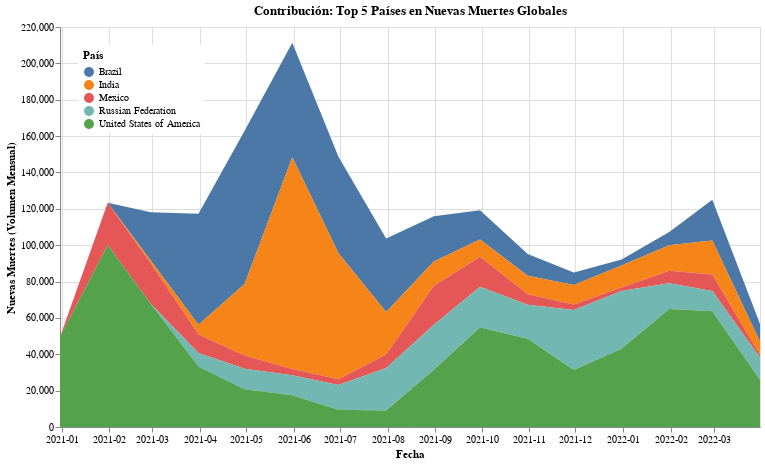

Here is the notebook cell this chart was saved with:
### Code cell
# 1. PREPARACIÓN DE DATOS
# Aseguramos formato de fecha
df['date'] = pd.to_datetime(df['date'])

# Identificamos el Top 5 países por muertes totales (suma de todo el periodo)
top_5_countries = df.groupby('country')['New_deaths'].sum().nlargest(5).index.tolist()
df_top5 = df[df['country'].isin(top_5_countries)]

# Agrupamos por mes y país (Pre-cálculo para optimizar el gráfico)
df_stacked = df_top5.set_index('date').groupby('country').resample('ME').agg({
    'New_deaths': 'sum' # Sumamos las muertes de cada mes
}).reset_index()

# 2. CREACIÓN DEL GRÁFICO
stacked_area = alt.Chart(df_stacked).mark_area().encode(
    x=alt.X('date:T', title='Fecha', axis=alt.Axis(format='%Y-%m')),
    y=alt.Y('New_deaths:Q', title='Nuevas Muertes (Volumen Mensual)'), 
    color=alt.Color('country:N', 
                    title='País',
                    # Mantenemos tu preferencia de leyenda
                    legend=alt.Legend(orient='top-left', # La moví arriba izq para que no tape el área final
                                      fillColor='white', 
                                      padding=5, 
                                      columns=1)), 
    tooltip=[
        alt.Tooltip('country', title='País'),
        alt.Tooltip('date', title='Fecha', format='%Y-%m'),
        alt.Tooltip('New_deaths', title='Muertes Mensuales', format=',')
    ]
).properties(
    title='Contribución: Top 5 Países en Nuevas Muertes Globales',
    width=700,
    height=400
)

display(stacked_area)

### Figure 1 — Vega-Lite specification as saved in the notebook (floating-point values rounded to 4 significant figures)
{"config": {"view": {"continuousWidth": 300, "continuousHeight": 300}}, "data": {"name": "data-63eeb47749515cce85e5c2b65c54e822"}, "mark": {"type": "area"}, "encoding": {"color": {"field": "country", "legend": {"columns": 1, "fillColor": "white", "orient": "top-left", "padding": 5}, "title": "País", "type": "nominal"}, "tooltip": [{"field": "country", "title": "País", "type": "nominal"}, {"field": "date", "format": "%Y-%m", "title": "Fecha", "type": "temporal"}, {"field": "New_deaths", "format": ",", "title": "Muertes Mensuales", "type": "quantitative"}], "x": {"axis": {"format": "%Y-%m"}, "field": "date", "title": "Fecha", "type": "temporal"}, "y": {"field": "New_deaths", "title": "Nuevas Muertes (Volumen Mensual)", "type": "quantitative"}}, "height": 400, "title": "Contribución: Top 5 Países en Nuevas Muertes Globales", "width": 700, "$schema": "https://vega.github.io/schema/vega-lite/v6.1.0.json", "datasets": {"data-63eeb47749515cce85e5c2b65c54e822": [{"country": "Brazil", "date": "2021-02-28T00:00:00", "New_deaths": 26526}, {"country": "Brazil", "date": "2021-03-31T00:00:00", "New_deaths": 61031}, {"country": "Brazil", "date": "2021-04-30T00:00:00", "New_deaths": 84319}, {"country": "Brazil", "date": "2021-05-31T00:00:00", "New_deaths": 62872}, {"country": "Brazil", "date": "2021-06-30T00:00:00", "New_deaths": 53035}, {"country": "Brazil", "date": "2021-07-31T00:00:00", "New_deaths": 40405}, {"country": "Brazil", "date": "2021-08-31T00:00:00", "New_deaths": 24811}, {"country": "Brazil", "date": "2021-09-30T00:00:00", "New_deaths": 16138}, {"country": "Brazil", "date": "2021-10-31T00:00:00", "New_deaths": 12016}, {"country": "Brazil", "date": "2021-11-30T00:00:00", "New_deaths": 6816}, {"country": "Brazil", "date": "2021-12-31T00:00:00", "New_deaths": 3294}, {"country": "Brazil", "date": "2022-01-31T00:00:00", "New_deaths": 7275}, {"country": "Brazil", "date": "2022-02-28T00:00:00", "New_deaths": 22389}, {"country": "Brazil", "date": "2022-03-31T00:00:00", "New_deaths": 9767}, {"country": "India", "date": "2021-02-28T00:00:00", "New_deaths": 1512}, {"country": "India", "date": "2021-03-31T00:00:00", "New_deaths": 5417}, {"country": "India", "date": "2021-04-30T00:00:00", "New_deaths": 39214}, {"country": "India", "date": "2021-05-31T00:00:00", "New_deaths": 116561}, {"country": "India", "date": "2021-06-30T00:00:00", "New_deaths": 69354}, {"country": "India", "date": "2021-07-31T00:00:00", "New_deaths": 23334}, {"country": "India", "date": "2021-08-31T00:00:00", "New_deaths": 13345}, {"country": "India", "date": "2021-09-30T00:00:00", "New_deaths": 9502}, {"country": "India", "date": "2021-10-31T00:00:00", "New_deaths": 10124}, {"country": "India", "date": "2021-11-30T00:00:00", "New_deaths": 10794}, {"country": "India", "date": "2021-12-31T00:00:00", "New_deaths": 12100}, {"country": "India", "date": "2022-01-31T00:00:00", "New_deaths": 13970}, {"country": "India", "date": "2022-02-28T00:00:00", "New_deaths": 18793}, {"country": "India", "date": "2022-03-31T00:00:00", "New_deaths": 7227}, {"country": "Mexico", "date": "2021-01-31T00:00:00", "New_deaths": 23178}, {"country": "Mexico", "date": "2021-02-28T00:00:00", "New_deaths": 22168}, {"country": "Mexico", "date": "2021-03-31T00:00:00", "New_deaths": 10165}, {"country": "Mexico", "date": "2021-04-30T00:00:00", "New_deaths": 7346}, {"country": "Mexico", "date": "2021-05-31T00:00:00", "New_deaths": 3362}, {"country": "Mexico", "date": "2021-06-30T00:00:00", "New_deaths": 3091}, {"country": "Mexico", "date": "2021-07-31T00:00:00", "New_deaths": 7529}, {"country": "Mexico", "date": "2021-08-31T00:00:00", "New_deaths": 21532}, {"country": "Mexico", "date": "2021-09-30T00:00:00", "New_deaths": 16506}, {"country": "Mexico", "date": "2021-10-31T00:00:00", "New_deaths": 5808}, {"country": "Mexico", "date": "2021-11-30T00:00:00", "New_deaths": 3012}, {"country": "Mexico", "date": "2021-12-31T00:00:00", "New_deaths": 1897}, {"country": "Mexico", "date": "2022-01-31T00:00:00", "New_deaths": 6882}, {"country": "Mexico", "date": "2022-02-28T00:00:00", "New_deaths": 9065}, {"country": "Mexico", "date": "2022-03-31T00:00:00", "New_deaths": 1450}, {"country": "Russian Federation", "date": "2021-03-31T00:00:00", "New_deaths": 7482}, {"country": "Russian Federation", "date": "2021-04-30T00:00:00", "New_deaths": 11278}, {"country": "Russian Federation", "date": "2021-05-31T00:00:00", "New_deaths": 11039}, {"country": "Russian Federation", "date": "2021-06-30T00:00:00", "New_deaths": 13713}, {"country": "Russian Federation", "date": "2021-07-31T00:00:00", "New_deaths": 23349}, {"country": "Russian Federation", "date": "2021-08-31T00:00:00", "New_deaths": 24661}, {"country": "Russian Federation", "date": "2021-09-30T00:00:00", "New_deaths": 22412}, {"country": "Russian Federation", "date": "2021-10-31T00:00:00", "New_deaths": 18698}, {"country": "Russian Federation", "date": "2021-11-30T00:00:00", "New_deaths": 33023}, {"country": "Russian Federation", "date": "2021-12-31T00:00:00", "New_deaths": 31773}, {"country": "Russian Federation", "date": "2022-01-31T00:00:00", "New_deaths": 14212}, {"country": "Russian Federation", "date": "2022-02-28T00:00:00", "New_deaths": 11123}, {"country": "Russian Federation", "date": "2022-03-31T00:00:00", "New_deaths": 12233}, {"country": "United States of America", "date": "2020-12-31T00:00:00", "New_deaths": 49499}, {"country": "United States of America", "date": "2021-01-31T00:00:00", "New_deaths": 100121}, {"country": "United States of America", "date": "2021-02-28T00:00:00", "New_deaths": 67846}, {"country": "United States of America", "date": "2021-03-31T00:00:00", "New_deaths": 33232}, {"country": "United States of America", "date": "2021-04-30T00:00:00", "New_deaths": 20755}, {"country": "United States of America", "date": "2021-05-31T00:00:00", "New_deaths": 17439}, {"country": "United States of America", "date": "2021-06-30T00:00:00", "New_deaths": 9455}, {"country": "United States of America", "date": "2021-07-31T00:00:00", "New_deaths": 9039}, {"country": "United States of America", "date": "2021-08-31T00:00:00", "New_deaths": 31539}, {"country": "United States of America", "date": "2021-09-30T00:00:00", "New_deaths": 54667}, {"country": "United States of America", "date": "2021-10-31T00:00:00", "New_deaths": 48548}, {"country": "United States of America", "date": "2021-11-30T00:00:00", "New_deaths": 31282}, {"country": "United States of America", "date": "2021-12-31T00:00:00", "New_deaths": 43004}, {"country": "United States of America", "date": "2022-01-31T00:00:00", "New_deaths": 64878}, {"country": "United States of America", "date": "2022-02-28T00:00:00", "New_deaths": 63656}, {"country": "United States of America", "date": "2022-03-31T00:00:00", "New_deaths": 25958}]}}
